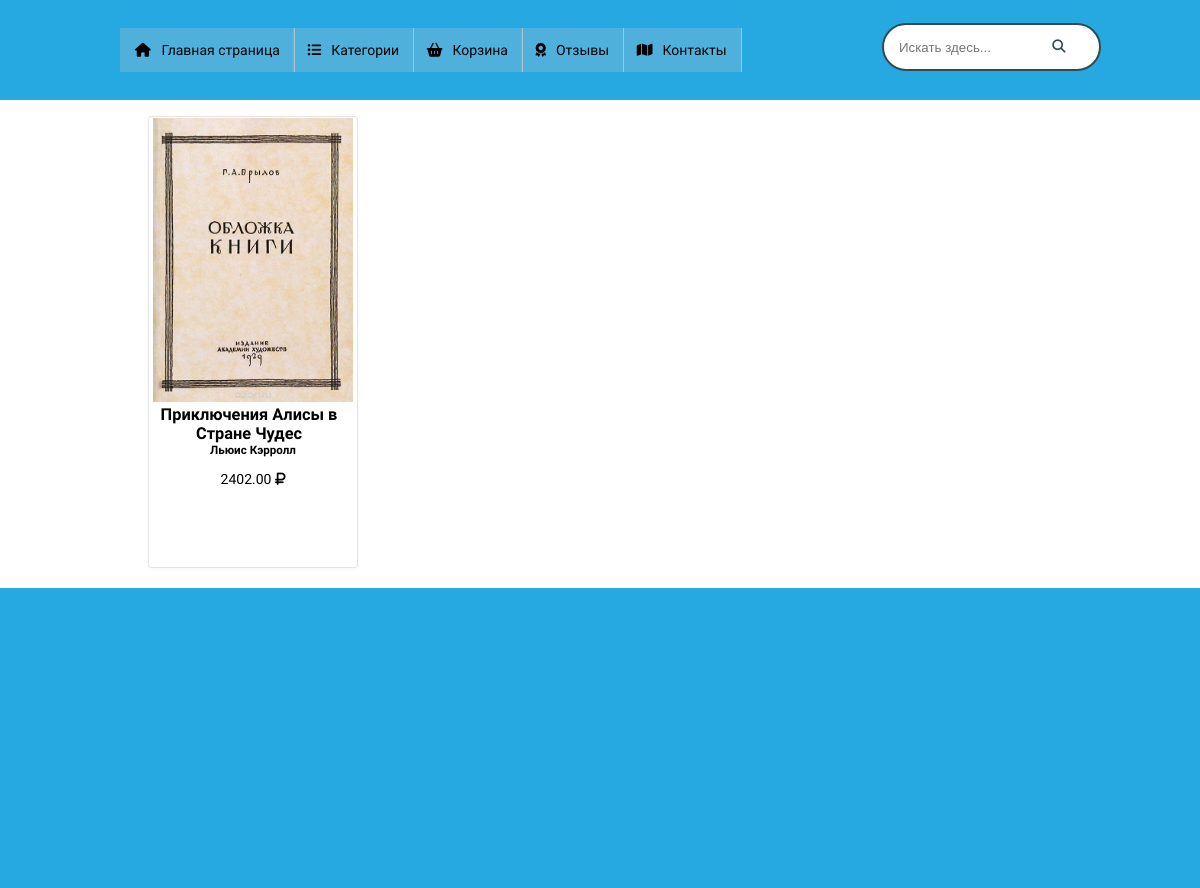
Screenshot of /?cat=3 with the database file from the repository.
### tables this page shows
CREATE TABLE `books` (
  `isbn` int(11) NOT NULL,
  `author` char(80) DEFAULT NULL,
  `title` char(100) DEFAULT NULL,
  `catid` int(10) UNSIGNED DEFAULT NULL,
  `price` float(6,2) NOT NULL,
  `description` text DEFAULT NULL
);

### index.php (the view, shortened to what this page needs)
<?php
	require_once('aot.php');
?>
<!DOCTYPE html>
<html>
<head>
	<link rel="stylesheet" type="text/css" href="style/style.css">
</head>
<body>
<div class="header">
	<div class="container">
		<nav class="two">
		  <ul>
		    <li><a href="index.php"><i class="fa fa-home fa-fw"></i>Главная страница</a></li>
		    <li><a href="#"><i class="fas fa-list-ul"></i>Категории</a>
		    </li>
		    <li><a href="corzina.php"><i class="fas fa-shopping-basket"></i>Корзина</a></li>
		    <li><a href="#"><i class="fas fa-award"></i>Отзывы</a></li>
		    <li><a href="#"><i class="fas fa-map"></i>Контакты</a></li>
		  </ul>
		</nav>
		<div class="d7">
		<form>
		  <input type="text" placeholder="Искать здесь...">
		  <button type="submit" href='#'></button>
		</form>
		</div>
	</div>
</div>
<div class="main">
	<div class="container">
		<br>
			<?php
				if(isset($_GET['cat']))
				{
					$catid = $_GET['cat'];
					$query = $db->query("SELECT * FROM `books` WHERE `catid` = '$catid'");
					while ($book = mysqli_fetch_array($query)) {
						echo "<div class='book'>";
						echo "<div class='border-book'>";
						echo "<a href='#'><img src='images/0104.jpg'></a>";
						echo "<h3><a href='#'>{$book['title']}</a></h3>";
						echo "<h5>{$book['author']}</h5>";
						echo "<p>{$book['price']} <i class='fas fa-ruble-sign'></i></p>";
					}
				}
			?>
		</div>
	</div>
</div>
<div class="footer">
	<div class="container">
	</div>
</div>
</body>
</html>

### style/style.css (style rules this page uses)
body { margin: 0; padding: 0; font-family: 'Comfortaa', cursive; font-size: 14px; }
.header { background-color: #26a9e0; width: 100%; }
.container { margin: 0 10%; height: 100%; }
.main { width: 100%; height: 100%; background-color: #fff; }
.footer { background-color: #26a9e0; width: 100%; height: 300px; }
.book { text-align: center; padding-left: 28px; margin-bottom: 20px; width: 210px; display: inline-block; vertical-align: top; }
.border-book { background-color: white; border: 1px solid rgba(0,0,0,.1); box-shadow: 0 1px 4px rgb(0 0 0 / 4%); border-radius: 4px; min-height: 450px; position: relative; }
.border-book img { margin-top: 1px; width: 200px; height: 284px; }
.border-book h3 { margin: 0; }
.border-book h5 { margin: 0; }
.d7 form { position: relative; width: 300px; margin: 0 auto; }
.d7 { padding: 23px 0; float: right; width: 30%; }
.d7:after { content:""; clear:both; display:table }
.d7 form { width: auto; float: right; }
.d7 input { width: 100%; height: 42px; padding-left: 15px; border-radius: 42px; border: 2px solid #324b4e; background: #fff; outline: none; position: relative; transition: .3s linear; }
.d7 button { width: 42px; height: 42px; background: none; border: none; position: absolute; top: 2px; right: 0; }
.d7 button:before { content: "\f002"; font-family: FontAwesome; color: #324b4e; }
.book a { text-decoration: none; color: #000; white-space: normal; transition-duration: 3s; }
.book h3 { width: 200px; }
.two { width: 26%; float: left; }
.two > ul { background: #26a9e0; padding: 0; position: relative; }
.two > ul > li { display: inline-block; margin-right: -5px; }
.two > ul > li > a { display: block; padding: 1em; border-right: 1px solid #ADC0CE; background: rgba(173, 192, 206, .3); color: #000; }
.header ul { list-style: none; margin: 0 auto; }
.header a { text-decoration: none; font-family: 'Comfortaa', cursive; transition: .5s linear; }
.header i { margin-right: 10px; }
.header nav { display: block; width: 70%; padding: 28px 0; }

### rows the page displays
books: title "Приключения Алисы в Стране Чудес", author "Льюис Кэрролл", price "2402.00"
